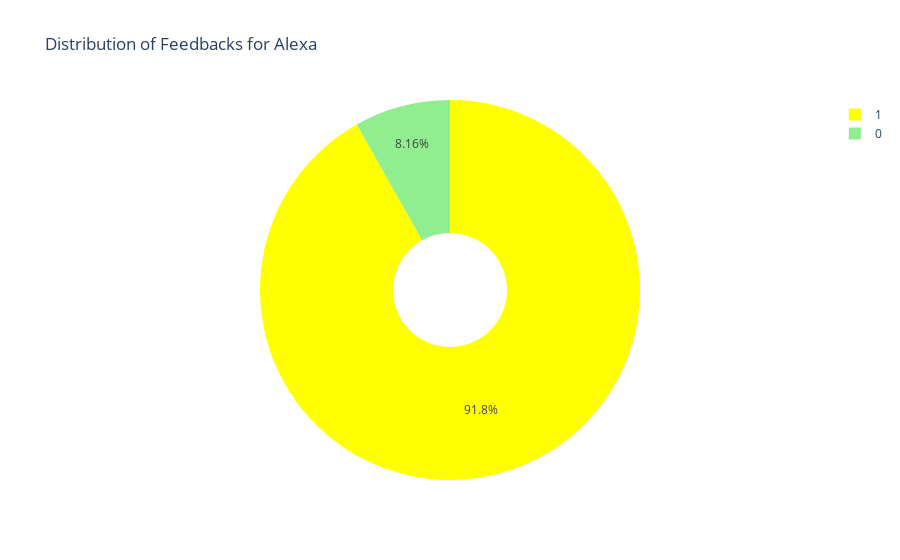

Notebook code for this chart:
### Code cell
colors = ['yellow', 'lightgreen']
feedback_piechart = go.Pie(labels = label_feedback,
                         values = size_feedback,
                         marker = dict(colors = colors),
                         name = 'Alexa', hole = 0.3)
df2 = [feedback_piechart]
layout = go.Layout(
           title = 'Distribution of Feedbacks for Alexa')
fig = go.Figure(data = df2,
                 layout = layout)
py.iplot(fig)

### Figure 1 — Plotly figure (JSON) as saved in the notebook; plotly's stock layout.template omitted (floating-point values rounded to 4 significant figures)
{"data": [{"hole": 0.3, "labels": [1, 0], "marker": {"colors": ["yellow", "lightgreen"]}, "name": "Alexa", "type": "pie", "values": [2893, 257]}], "layout": {"title": {"text": "Distribution of Feedbacks for Alexa"}}}
